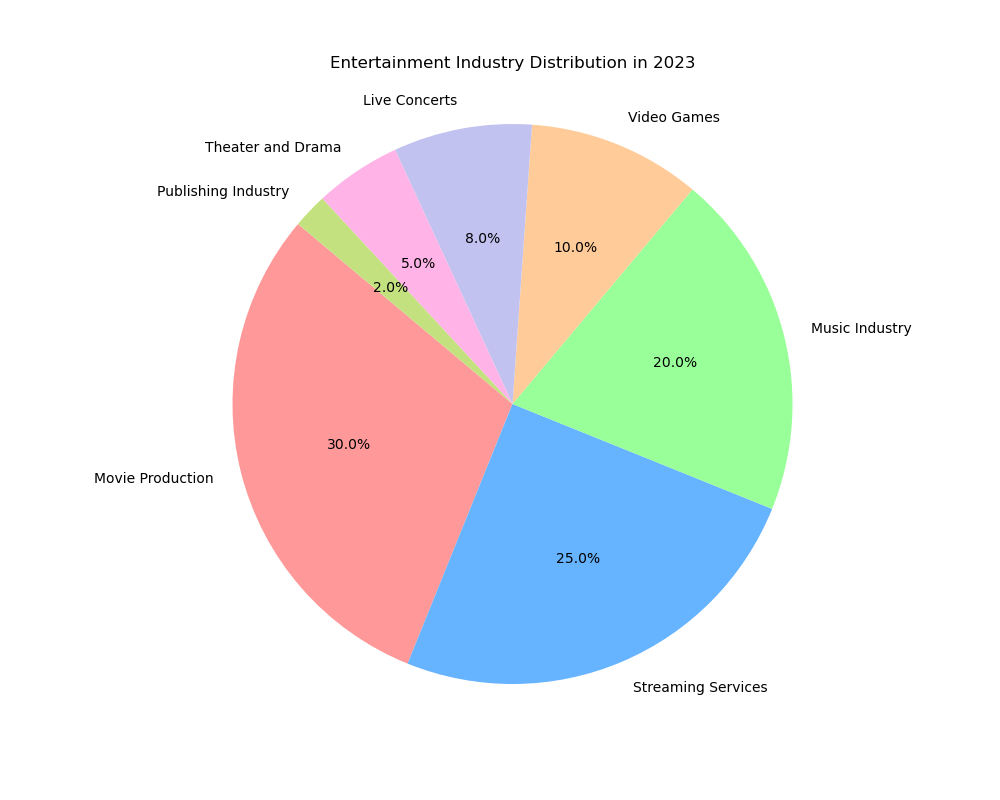

Write the Python code that produced this figure.

import matplotlib.pyplot as plt

# Data to plot
labels = ['Movie Production', 'Streaming Services', 'Music Industry', 'Video Games', 'Live Concerts', 'Theater and Drama', 'Publishing Industry']
sizes = [30.0, 25.0, 20.0, 10.0, 8.0, 5.0, 2.0]
colors = ['#ff9999', '#66b3ff', '#99ff99', '#ffcc99', '#c2c2f0', '#ffb3e6', '#c4e17f']

# Plot
fig1, ax1 = plt.subplots(figsize=(10, 8))
ax1.pie(sizes, labels=labels, colors=colors, autopct='%1.1f%%', startangle=140)

ax1.axis('equal')  # Equal aspect ratio ensures that pie is drawn as a circle.
plt.title('Entertainment Industry Distribution in 2023', pad=20)
plt.show()
